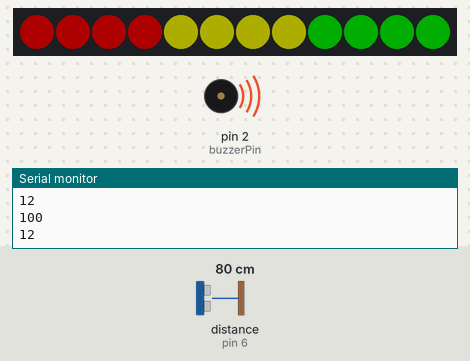
The sketch below on a simulated Arduino Uno, built with avr-gcc and run on an emulated ATmega328P. On the bench: 12 RGB LEDs in strip order, left to right, buzzer (waves = sounding, pin HIGH), the last lines printed to the serial monitor. Wiring (inferred from the names in the program): ultrasonic range finder: trigger pin 5; echo pin 6. Inputs (shaded band) come from the test bench; at power-on: distance to the obstacle (sensor on pin 6) 80 cm. The echo pulse lasts 58.3 µs per cm; dim RGB values are drawn brighter than linear; the strip is taken to match the declared colour order; pins used as bus, display or sensor lines are not drawn.

Above: at 1.2 s.
1.3 s: distance to the obstacle (sensor on pin 6) set to 114 cm
2.8 s: distance to the obstacle (sensor on pin 6) set to 122 cm
At 3.8 s:
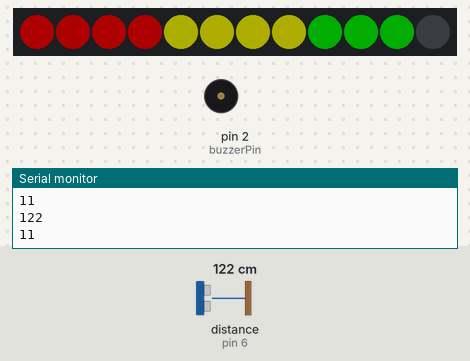
4.3 s: distance to the obstacle (sensor on pin 6) set to 250 cm
At 5.1 s:
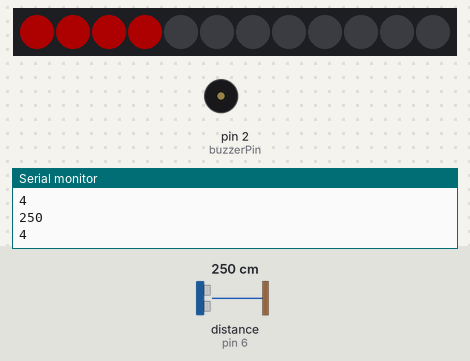
5.8 s: distance to the obstacle (sensor on pin 6) set to 2 cm
At 6.6 s:
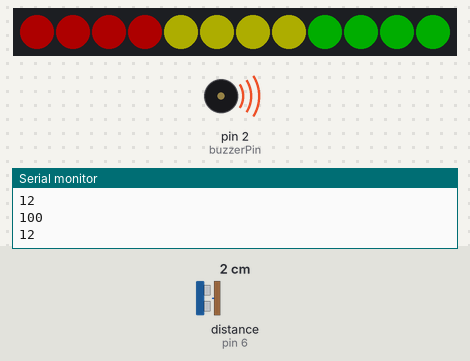
7.3 s: distance to the obstacle (sensor on pin 6) set to 120 cm
At 8.6 s:
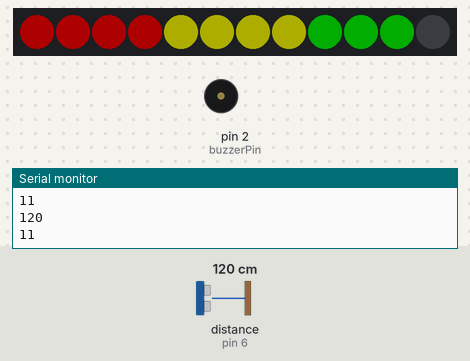
Timing chart, 0 to 9.8 s (numbered marks = the images above; inputs shaded):
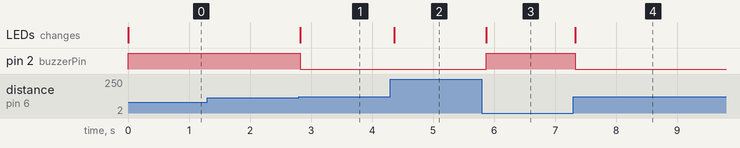

The sketch:

NeoPixel.ino
```cpp
// C++ code
//Group Member: Aryan Patel,Gurpreet,Gagandeep.


#include <Adafruit_NeoPixel.h> //include the library for the NeoPixel LED strip

int ledPin = 3; //initialize the LED pin number
int ledNo = 12; //initialize the number of LEDs in the strip

Adafruit_NeoPixel strip = Adafruit_NeoPixel(ledNo, ledPin, NEO_RGB + NEO_KHZ800); // the NeoPixel strip object

int buzzerPin = 2; //initialize the buzzer pin number
int echoPin = 6; //initialize the echo pin number
int trigPin = 5; //initialize the trigger pin number
int minDistance = 100; //set the minimum distance to be detected
int maxDistance = 300; //set the maximum distance to be detected

void setup() {
  pinMode(buzzerPin, OUTPUT); //set the buzzer pin as an output
  pinMode(trigPin, OUTPUT); //set the trigger pin as an output
  pinMode(echoPin, INPUT); //set the echo pin as an input
  Serial.begin(9600);
  strip.begin(); //initialize the NeoPixel strip object
  for (int i = 0; i < ledNo; i++) {
    strip.setPixelColor(i, strip.Color(0, 0, 0)); //turn off all the LEDs in the strip
  }
  strip.show(); //show the current state of the NeoPixel strip
}

void loop() {
  int distance = calcDistance(); //get the distance from the ultrasonic sensor
  Serial.println(distance); //print the distance to the serial monitor
  int ledsToGlow = map(distance, minDistance, maxDistance, ledNo, 1); //map the distance to the number of LEDs to turn on
  Serial.println(ledsToGlow); //print the number of LEDs to turn on to the serial monitor
  if (ledsToGlow == 12) {
    digitalWrite(buzzerPin, HIGH); //if all LEDs are turned on, turn on the buzzer
  }
  else {
    digitalWrite(buzzerPin, LOW); //otherwise, turn off the buzzer
  }
  for (int i = 0; i < ledsToGlow; i++) {
    if (i < 4) {
      strip.setPixelColor(i, strip.Color(50, 0, 0)); //set the color of the first 4 LEDs to red
    }
    else if (i >= 4 && i < 8) {
      strip.setPixelColor(i, strip.Color(50, 50, 0)); //set the color of the next 4 LEDs to yellow
    }
    else if (i >= 8 && i < 12) {
      strip.setPixelColor(i, strip.Color(0, 50, 0)); //set the color of the last 4 LEDs to green
    }
  }
  for (int i = ledsToGlow; i < ledNo; i++) {
    strip.setPixelColor(i, strip.Color(0, 0, 0)); //turn off any remaining LEDs in the strip
  }
  strip.show(); //show the current state of the NeoPixel strip
  delay(50); //delay for 50 milliseconds
}

// This function calculates the distance of an object from the ultrasonic sensor

int calcDistance()
{
  long distance, duration;
  // set the trigger pin to LOW state for 2 microseconds
  digitalWrite(trigPin, LOW);
  delayMicroseconds(2);
  // set the trigger pin to HIGH state for 10 microseconds
  digitalWrite(trigPin, HIGH);
  delayMicroseconds(10);
  // set the trigger pin to LOW state
  digitalWrite(trigPin, LOW);
  // read the duration of the echo pulse and calculate the distance
  duration = pulseIn(echoPin, HIGH);
  distance = duration / 29 / 2; // divide by 29 to convert microseconds to centimeters and divide by 2 for round trip
  // ensure that the distance is within the minimum and maximum distance range
  if(distance >= maxDistance)
  {
    distance = maxDistance;
  }
  if(distance <= minDistance)
  {
    distance = minDistance;
  }
  // return the calculated distance
  return distance;
}
```

Measured:
- the behaviour switches between 118 and 119 cm on distance to the obstacle (sensor on pin 6) (found by bisection; images 0 and 1)
- after the input at 2.8 s, pin 2 (buzzerPin): HIGH → LOW at once; the LEDs: change at once (image 1)
- after the input at 4.3 s, the LEDs: change after 0.06 s (image 2)
- after the input at 5.8 s, pin 2 (buzzerPin): LOW → HIGH after 0.07 s; the LEDs: change after 0.07 s (image 3)
- after the input at 7.3 s, pin 2 (buzzerPin): HIGH → LOW at once; the LEDs: change at once (image 4)
